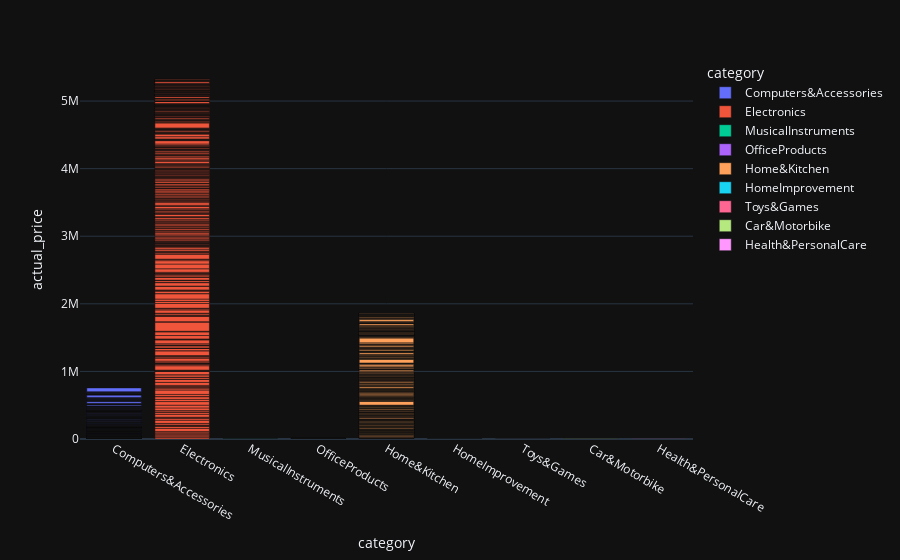

Source (notebook cell):
### Code cell
import plotly.express as px
fig  = px.bar(df,x = "category",y = "actual_price",color = "category", template="plotly_dark")
fig.show()

### Figure 1 — Plotly figure (JSON) as saved in the notebook; plotly's stock layout.template omitted (floating-point values rounded to 4 significant figures; data arrays with more than 128 entries replaced by an {"elided": "..."} marker saying what was removed)
{"data": [{"hovertemplate": "category=%{x}<br>actual_price=%{y}<extra></extra>", "legendgroup": "Computers&Accessories", "marker": {"color": "#636efa", "pattern": {"shape": ""}}, "name": "Computers&Accessories", "orientation": "v", "showlegend": true, "textposition": "auto", "type": "bar", "x": {"elided": "453 str values"}, "xaxis": "x", "y": {"elided": "453 float values"}, "yaxis": "y"}, {"hovertemplate": "category=%{x}<br>actual_price=%{y}<extra></extra>", "legendgroup": "Electronics", "marker": {"color": "#EF553B", "pattern": {"shape": ""}}, "name": "Electronics", "orientation": "v", "showlegend": true, "textposition": "auto", "type": "bar", "x": {"elided": "526 str values"}, "xaxis": "x", "y": {"elided": "526 float values"}, "yaxis": "y"}, {"hovertemplate": "category=%{x}<br>actual_price=%{y}<extra></extra>", "legendgroup": "MusicalInstruments", "marker": {"color": "#00cc96", "pattern": {"shape": ""}}, "name": "MusicalInstruments", "orientation": "v", "showlegend": true, "textposition": "auto", "type": "bar", "x": ["MusicalInstruments", "MusicalInstruments"], "xaxis": "x", "y": [1995.0, 699.0], "yaxis": "y"}, {"hovertemplate": "category=%{x}<br>actual_price=%{y}<extra></extra>", "legendgroup": "OfficeProducts", "marker": {"color": "#ab63fa", "pattern": {"shape": ""}}, "name": "OfficeProducts", "orientation": "v", "showlegend": true, "textposition": "auto", "type": "bar", "x": ["OfficeProducts", "OfficeProducts", "OfficeProducts", "OfficeProducts", "OfficeProducts", "OfficeProducts", "OfficeProducts", "OfficeProducts", "OfficeProducts", "OfficeProducts", "OfficeProducts", "OfficeProducts", "OfficeProducts", "OfficeProducts", "OfficeProducts", "OfficeProducts", "OfficeProducts", "OfficeProducts", "OfficeProducts", "OfficeProducts", "OfficeProducts", "OfficeProducts", "OfficeProducts", "OfficeProducts", "OfficeProducts", "OfficeProducts", "OfficeProducts", "OfficeProducts", "OfficeProducts", "OfficeProducts", "OfficeProducts"], "xaxis": "x", "y": [50.0, 1295.0, 550.0, 160.0, 800.0, 160.0, 440.0, 100.0, 315.0, 600.0, 180.0, 720.0, 99.0, 75.0, 175.0, 120.0, 120.0, 210.0, 160.0, 100.0, 250.0, 320.0, 2999.0, 300.0, 535.0, 450.0, 165.0, 100.0, 120.0, 420.0, 225.0], "yaxis": "y"}, {"hovertemplate": "category=%{x}<br>actual_price=%{y}<extra></extra>", "legendgroup": "Home&Kitchen", "marker": {"color": "#FFA15A", "pattern": {"shape": ""}}, "name": "Home&Kitchen", "orientation": "v", "showlegend": true, "textposition": "auto", "type": "bar", "x": {"elided": "448 str values"}, "xaxis": "x", "y": {"elided": "448 float values"}, "yaxis": "y"}, {"hovertemplate": "category=%{x}<br>actual_price=%{y}<extra></extra>", "legendgroup": "HomeImprovement", "marker": {"color": "#19d3f3", "pattern": {"shape": ""}}, "name": "HomeImprovement", "orientation": "v", "showlegend": true, "textposition": "auto", "type": "bar", "x": ["HomeImprovement", "HomeImprovement"], "xaxis": "x", "y": [999.0, 599.0], "yaxis": "y"}, {"hovertemplate": "category=%{x}<br>actual_price=%{y}<extra></extra>", "legendgroup": "Toys&Games", "marker": {"color": "#FF6692", "pattern": {"shape": ""}}, "name": "Toys&Games", "orientation": "v", "showlegend": true, "textposition": "auto", "type": "bar", "x": ["Toys&Games"], "xaxis": "x", "y": [150.0], "yaxis": "y"}, {"hovertemplate": "category=%{x}<br>actual_price=%{y}<extra></extra>", "legendgroup": "Car&Motorbike", "marker": {"color": "#B6E880", "pattern": {"shape": ""}}, "name": "Car&Motorbike", "orientation": "v", "showlegend": true, "textposition": "auto", "type": "bar", "x": ["Car&Motorbike"], "xaxis": "x", "y": [4000.0], "yaxis": "y"}, {"hovertemplate": "category=%{x}<br>actual_price=%{y}<extra></extra>", "legendgroup": "Health&PersonalCare", "marker": {"color": "#FF97FF", "pattern": {"shape": ""}}, "name": "Health&PersonalCare", "orientation": "v", "showlegend": true, "textposition": "auto", "type": "bar", "x": ["Health&PersonalCare"], "xaxis": "x", "y": [1900.0], "yaxis": "y"}], "layout": {"barmode": "relative", "legend": {"title": {"text": "category"}, "tracegroupgap": 0}, "margin": {"t": 60}, "xaxis": {"anchor": "y", "categoryarray": ["Computers&Accessories", "Electronics", "MusicalInstruments", "OfficeProducts", "Home&Kitchen", "HomeImprovement", "Toys&Games", "Car&Motorbike", "Health&PersonalCare"], "categoryorder": "array", "domain": [0, 1], "title": {"text": "category"}}, "yaxis": {"anchor": "x", "domain": [0, 1], "title": {"text": "actual_price"}}}}
